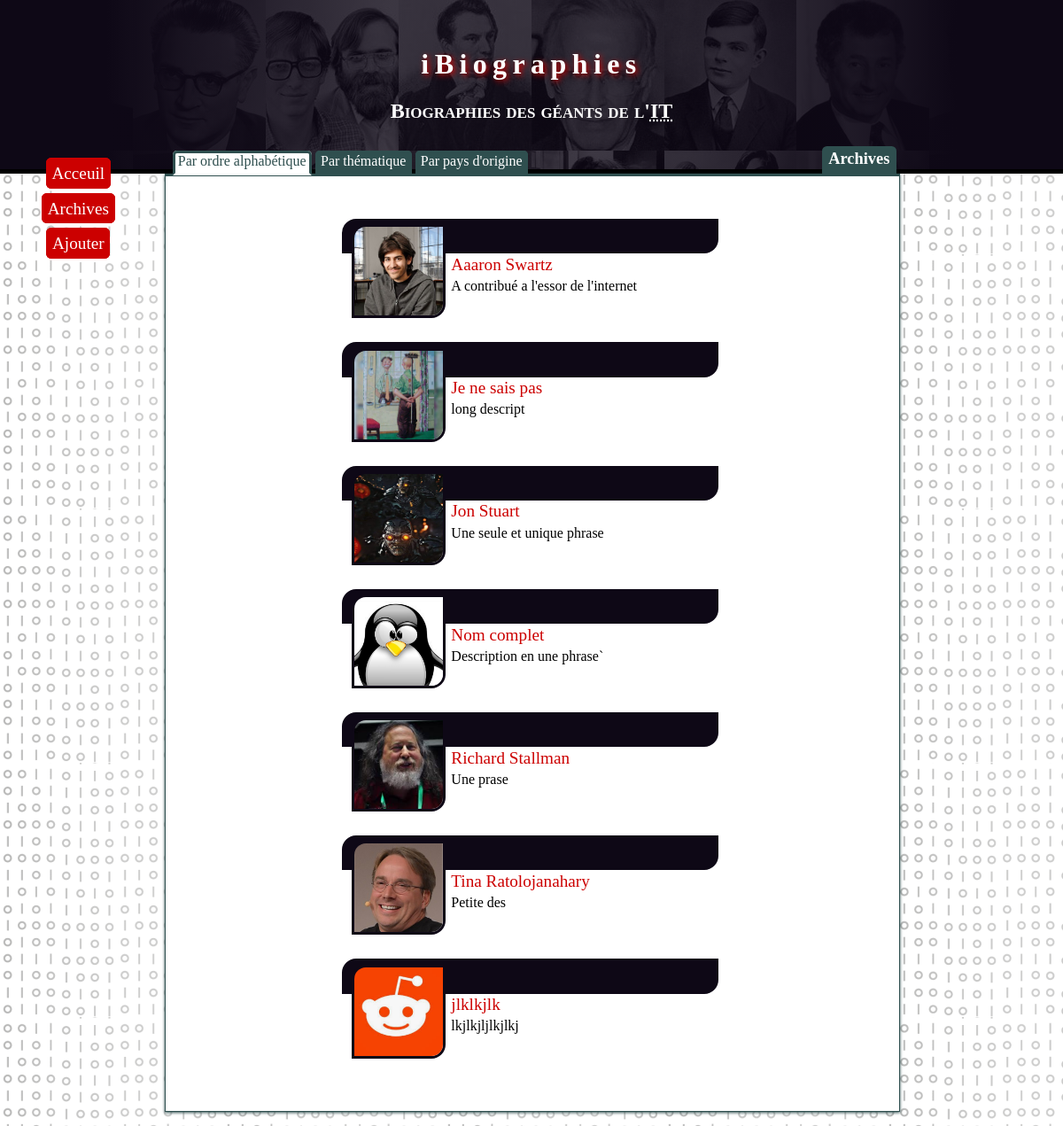
/archives/alphabet, run on the app's committed database.
### tables this page shows
CREATE TABLE personnage (
    id INTEGER PRIMARY KEY AUTOINCREMENT,
    fullname TEXT NOT NULL,
    nationality TEXT NOT NULL,
    long_bio TEXT NOT NULL,
    short_description NOT NULL,
    birthdate,
    deathdate,
    pictureUrl,
    father,
    mother,
    website
);

### app.py (the view, shortened to what this page needs)
@app.route('/archives/<string:section>')
def archives(section):
    status = ['', '', '']
    pays = []
    if section == 'alphabet':
        status[0] = 'onglet-actif'
        results = queryExecution('database.db', """
            SELECT fullname, id, short_description, pictureUrl FROM personnage
            ORDER BY 1
        """, ())
    elif section == 'thematique':
        status[1] = 'onglet-actif'
        results = []
    return render_template('archives.html', section=section, status=status, results=results, pays=pays)

### app.py (called while the page is built)
def queryExecution(database, query, datas):
    db = sqlite3.connect(database)
    cur = db.cursor()
    cur.execute(query, datas)
    db.commit()
    return cur.fetchall()

### templates/archives.html (shortened to what this page needs)
{% extends 'base.html' %}
{% block body %}
    <h2>Archives</h2>
    <ul class="archive-nav">
        {% if section %}
        <li class="{{ status[0]}}"><a href="alphabet">Par ordre alphabétique</a></li>
        <li class="{{ status[1]}}"><a href="thematique">Par thématique</a></li>
        <li class="{{ status[2]}}"><a href="pays">Par pays d'origine</a></li>
        {% endif %}
    </ul>
    <ul>
        {% if section == 'alphabet' %}
            {% for result in results %}
            <li class="miniature">
                <a href="/biography/{{ result[1] }}"><img src="{{ url_for('static', filename='images/' + result[3]) }}" alt="404">
                <span class="nom">{{ result[0] }}</span></a>
                <span class="short_description">{{ result[2] }}</span>
            </li>
            {% endfor %}
        {% endif %}
    </ul>
{% endblock %}

### templates/base.html (shortened to what this page needs)
<!DOCTYPE html>
<head>
    <link rel="stylesheet" href="{{url_for('static', filename='style.css')}}">
</head>
<body>
    <header>
    <h1>iBiographies</h1>
        <h2>Biographies des géants de l'<abbr title="Information Technology">IT</abbr></h2>
            <nav>
                <ul>
                    <li><a href="/">Acceuil</a></li>
                    <li><a href="/archives/alphabet">Archives</a></li>
                    <li><a href="/add">Ajouter</a></li>
                </ul>
            </nav>
    </header>
    <div class="page_content">
   {% block body %}
   {% endblock %}
    </div>
</body>
</html>

### static/style.css (style rules this page uses)
body { font-family: "Quicksand"; }
p, .short_description { font-family: "Abhaya Libre"; }
body { background-image: linear-gradient(rgba(100, 100, 100, .1), rgba(100,100,100,.1)), url(images/bg.png); background-image: url(images/bg.png); font-size: 100%; }
ul { list-style-type: none; }
header { padding: 2em; position: relative; border-bottom: black .35em solid; background-image: linear-gradient(to right,rgb(14, 8, 22) 10%,rgb(14,8,22, .8), rgb(14, 8, 22, .8), rgb(14, 8, 22) 90%), url(images/headbg2.jpg); margin: -0.47em; margin-bottom: 0; }
header h1, header h2 { color: white; text-align: center; letter-spacing: .2em; text-shadow: #c00 .07em .07em .2em; }
header h2 { font-variant: small-caps; letter-spacing: normal; text-shadow: none; }
nav ul { position: absolute; top: 85%; left: 0; }
nav li { margin: .2em; padding: .2em; text-align: center; }
nav li { margin-bottom: .7em; }
nav li a { color: white; text-decoration: none; font-family: Ubuntu; font-size: larger; background-color: #c00; padding: .2em; border: #c00 solid; border-radius: .3em; transition-property: all; transition-duration: .2s; transition-timing-function: ease-in-out; }
.page_content { background-color: white; border: #2f4f4f solid 1.5px; border-top: #2f4f4f solid; box-shadow: 0 0.5px .20em #2f4f4f; width: 60%; margin-left: 15%; margin-bottom: 1em; padding: 2em 5%; position: relative; float: left; }
.page_content h2 { position: absolute; background-color: #2f4f4f; border-radius: .3em .3em 0 0; padding: .4em; padding-top: .2em; color: white; top: -2.7em; right: .2em; font-size: 1.15em; }
.archive-nav { position: absolute; top: -2.65em; left: -2em; }
.archive-nav li { display: inline; background-color: #2f4f4f; padding: .2em; padding-top: .01em; border-radius: .3em .3em 0 0; border: #2f4f4f solid; font-family: Ubuntu; }
.archive-nav li a { color: white; text-decoration: none; }
.archive-nav .onglet-actif { background-color: white; border-bottom: white solid; padding-bottom: .35em; }
.archive-nav .onglet-actif a { color: #2f4f4f; }
.miniature a img { width: 100px; height: 100px; border: #0e0816 solid; border-radius: 1em 0; }
.miniature a { color: #c00; font-family: Ubuntu; text-decoration: none; }
.miniature { position: relative; padding: .5em; padding-top: .2em; background-color: #0e0816; border: #0e0816 solid; border-radius: 1em 0; margin-bottom: 100px; width: 60%; margin-left: 15%; }
.miniature img, .miniature .nom, .miniature .short_description { position: absolute; }
.miniature .nom { position: relative; top: 1.8em; left: 112px; font-size: 1.2em; }
.miniature .short_description { top: 4.0em; left: 120px; font-family: Ubuntu; }
.page_content a { color: #c00; text-decoration: none; font-family: Ubuntu; }

### data on the page
personnage: pictureUrl (picture), fullname "Aaaron Swartz", short_description "A contribué a l'essor de l'internet"
personnage: pictureUrl (picture), fullname "Je ne sais pas", short_description "long descript"
personnage: pictureUrl (picture), fullname "Jon Stuart", short_description "Une seule et unique phrase"
personnage: pictureUrl (picture), fullname "Nom complet", short_description "Description en une phrase`"
personnage: pictureUrl (picture), fullname "Richard Stallman", short_description "Une prase"
personnage: pictureUrl (picture), fullname "Tina Ratolojanahary", short_description "Petite des"
personnage: pictureUrl (picture), fullname "jlklkjlk", short_description "lkjlkjljlkjlkj"
